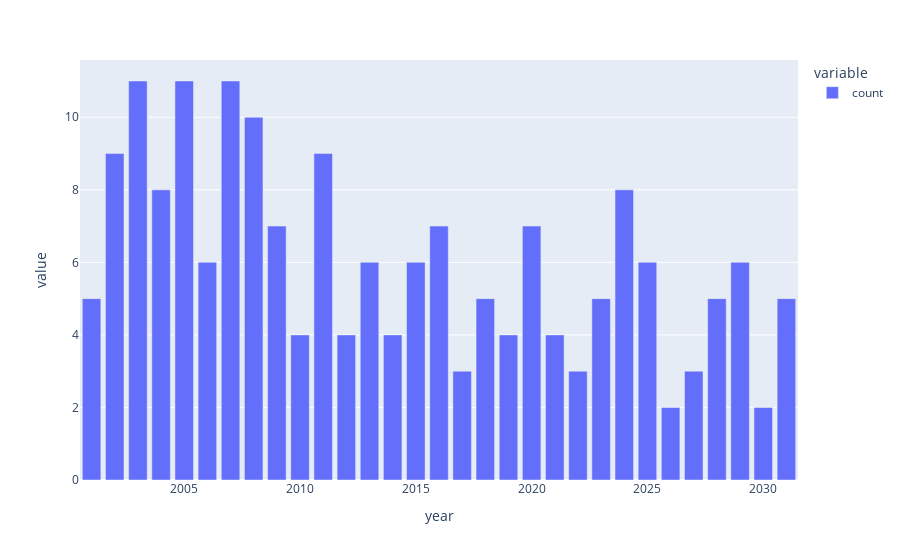

The cell this chart's notebook holds for it:
### Code cell
#visualizing the distribution of tweets over years
px.bar(tweets_per_years)

### Figure 1 — Plotly figure (JSON) as saved in the notebook; plotly's stock layout.template omitted (floating-point values rounded to 4 significant figures)
{"data": [{"hovertemplate": "variable=count<br>year=%{x}<br>value=%{y}<extra></extra>", "legendgroup": "count", "marker": {"color": "#636efa", "pattern": {"shape": ""}}, "name": "count", "orientation": "v", "showlegend": true, "textposition": "auto", "type": "bar", "x": [2001, 2002, 2003, 2004, 2005, 2006, 2007, 2008, 2009, 2010, 2011, 2012, 2013, 2014, 2015, 2016, 2017, 2018, 2019, 2020, 2021, 2022, 2023, 2024, 2025, 2026, 2027, 2028, 2029, 2030, 2031], "xaxis": "x", "y": [5, 9, 11, 8, 11, 6, 11, 10, 7, 4, 9, 4, 6, 4, 6, 7, 3, 5, 4, 7, 4, 3, 5, 8, 6, 2, 3, 5, 6, 2, 5], "yaxis": "y"}], "layout": {"barmode": "relative", "legend": {"title": {"text": "variable"}, "tracegroupgap": 0}, "margin": {"t": 60}, "xaxis": {"anchor": "y", "domain": [0, 1], "title": {"text": "year"}}, "yaxis": {"anchor": "x", "domain": [0, 1], "title": {"text": "value"}}}}
